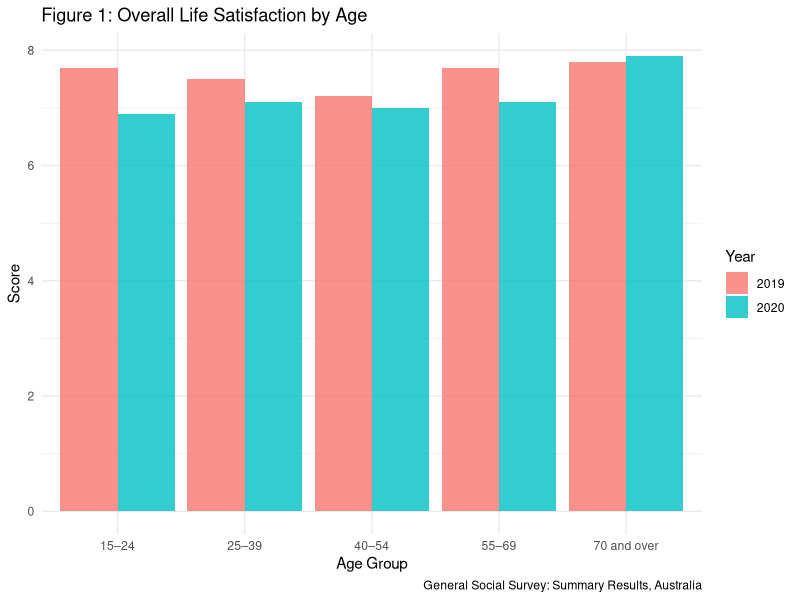
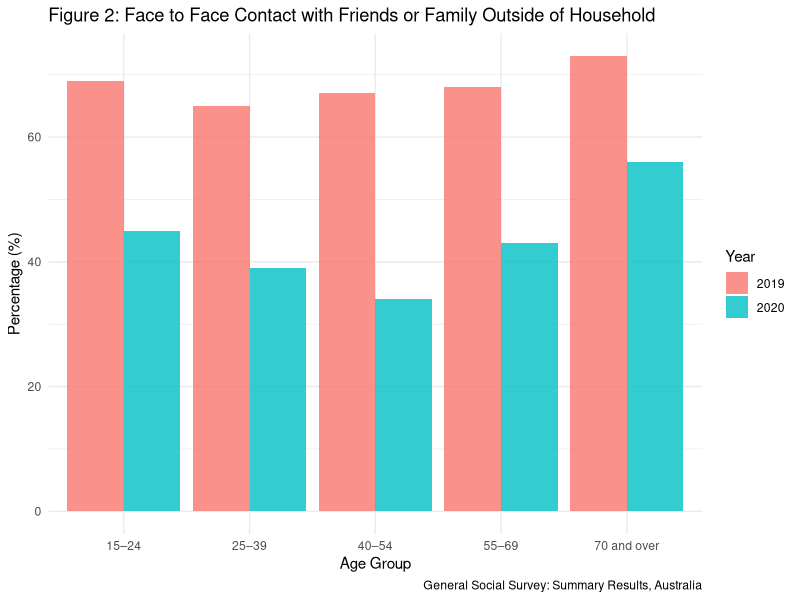
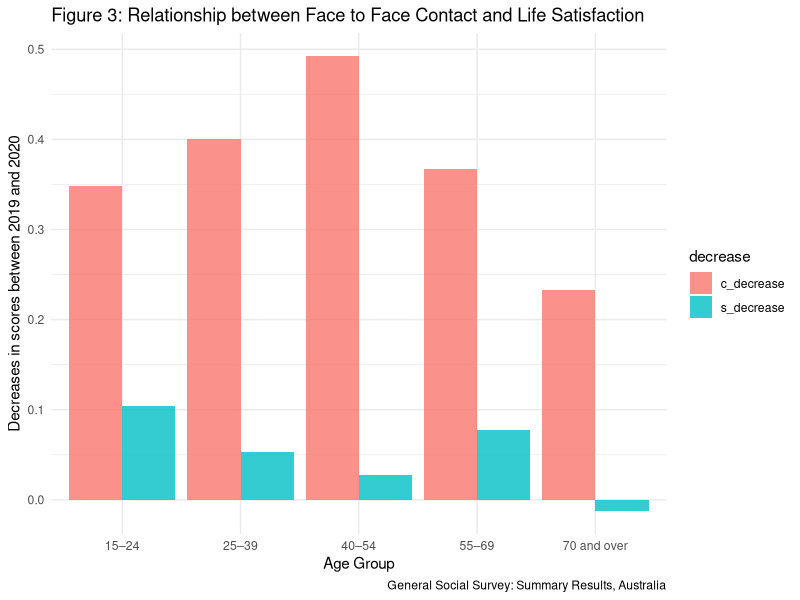

Reproduce these figures in R, in order. (Note: this script raises an error after producing the figures.)
#Set Up
library(tidyverse)
library(knitr)
library(dplyr)

#Overall Life Satisfaction Table - Data Section
satisfaction <- read_csv(file = "Graph 1_ Overall life satisfaction by Age, 2014 - 2020.csv")
satisfaction <- data.frame(satisfaction)
satisfaction <- subset(satisfaction, select = c(1, 3, 4))
satisfaction <- satisfaction[c(2, 3, 4, 5, 6), ]
colnames(satisfaction) <- c('Age Group', '2019', '2020')

g1 <- 
  satisfaction |>
  gather(Year, Score, 2:3)

#Face to Face Contact Table - Data Section
contact <- read_csv(file = "Graph 4_ Face to face contact with family or friends living outside their household by Age, 2019 and 2020.csv")
contact <- data.frame(contact)
contact <- subset(contact, select = c(1, 2, 3))
contact <- contact[c(2, 3, 4, 5, 6), ]
colnames(contact) <- c('Age Group', '2019', '2020')

g2 <- 
  contact |>
  gather(Year, Percentage, 2:3)

#Visualization of Tables 1 and 2
satisfaction |>
  select(`Age Group`, `2019`, `2020`) |>
  slice(1:5) |>
  kable(
    caption = "Overall Life Satisfaction by Age", 
    col.names = c("Age Group", "2019 Score", "2020 Score"),
    digits = 1,
    booktabs = TRUE, 
    linesep = ""
  )
contact |>
  select(`Age Group`, `2019`, `2020`) |>
  slice(1:5) |>
  kable(
    caption = "Face to Face Contact with Family or Friends Outside of Their Household", 
    col.names = c("Age Group", "2019 (%)", "2020 (%)"),
    digits = 1,
    booktabs = TRUE, 
    linesep = ""
  )

#Visualization of Graphs 1 and 2
g1 |> 
  ggplot(aes(x = `Age Group`, y = as.numeric(Score), group = Year, fill = Year)) +
  geom_col(position = "dodge", alpha = 0.8) +
  theme_minimal() + 
  labs(x = "Age Group", y = "Score", title = "Figure 1: Overall Life Satisfaction by Age", caption = "General Social Survey: Summary Results, Australia")


g2 |> 
  ggplot(aes(x = `Age Group`, y = as.numeric(Percentage), group = Year, fill = Year)) +
  geom_col(position = "dodge", alpha = 0.8) +
  theme_minimal() + 
  labs(x = "Age Group", y = "Percentage (%)", title = "Figure 2: Face to Face Contact with Friends or Family Outside of Household", caption = "General Social Survey: Summary Results, Australia")

#Combined Table of the two - Result Section
change <- merge(satisfaction, contact, by = "Age Group")

change <- 
  change |>
  select(`Age Group`, `2019.x`, `2020.x`, `2019.y`, `2020.y`) |>
  mutate(s_decrease = (as.numeric(`2019.x`) - as.numeric(`2020.x`))/as.numeric(`2019.x`), c_decrease = (as.numeric(`2019.y`) - as.numeric(`2020.y`))/as.numeric(`2019.y`))
colnames(change) <- c("Age Group", "s_2019", "s_2020", "c_2019", "c_2020", "s_decrease", "c_decrease")

g3 <- 
  change |>
  gather(decrease, Percentage, 6:7)

#Visualization of the table 3
change <- 
  change |> 
  select(`Age Group`, s_decrease, c_decrease) |>
  mutate(s_decrease = as.numeric(s_decrease)*100, c_decrease = as.numeric(c_decrease) * 100)

change |>
  select(`Age Group`, "s_decrease", "c_decrease") |>
  slice(1:5) |>
  kable(
    caption = "Percentage Decrease in Satisfaction Score and Face to Face Contact between 2019 and 2020", 
    col.names = c("Age Group", "Satifaction (%)", "Contact (%)"),
    digits = 1,
    booktabs = TRUE, 
    linesep = ""
  )
#Visualization of the graph 3
g3 |> 
  ggplot(aes(x = `Age Group`, y = as.numeric(Percentage), group = `decrease`, fill = `decrease`)) +
  geom_col(position = "dodge", alpha = 0.8) +
  theme_minimal() + 
  labs(x = "Age Group", y = "Decreases in scores between 2019 and 2020", title = "Figure 3: Relationship between Face to Face Contact and Life Satisfaction", caption = "General Social Survey: Summary Results, Australia")

#Demographics Table
demographics <- read_csv(file = "GSS_Table1.csv")
demographics <- data.frame(demographics)
demographics <- subset(demographics, select = c(1, 2, 3, 4, 6, 7, 8))
demographics <- demographics[c(95:99), ]
colnames(demographics) <- c('Age Group', '2019_Male', '2019_Female', '2019_Total', '2020_Male', '2020_Female', '2020_Total')
demographics <- 
  demographics |>
  select(`Age Group`, `2019_Male`, `2019_Female`, `2019_Total`, `2020_Male`, `2020_Female`, `2020_Total`) |>
  mutate(`2019_Total` = gsub(",", "", `2019_Total`)) |>
  mutate(`2019_Male` = gsub(",", "", `2019_Male`)) |>
  mutate(`2019_Female` = gsub(",", "", `2019_Female`)) |>
  mutate(`2020_Total` = gsub(",", "", `2020_Total`)) |>
  mutate(`2020_Male` = gsub(",", "", `2020_Male`)) |>
  mutate(`2020_Female` = gsub(",", "", `2020_Female`)) |>
  mutate(`2019_Other` = as.numeric(`2019_Total`) - as.numeric(`2019_Male`) - as.numeric(`2019_Female`)) |> 
  mutate(`2020_Other` = as.numeric(`2020_Total`) - as.numeric(`2020_Male`) - as.numeric(`2020_Female`))

demographics$`2019_Male` <- as.integer(demographics$`2019_Male`)
demographics$`2019_Female` <- as.integer(demographics$`2019_Female`)
demographics$`2019_Other` <- as.integer(demographics$`2019_Other`)
demographics$`2019_Total` <- as.integer(demographics$`2019_Total`)
demographics$`2020_Male` <- as.integer(demographics$`2020_Male`)
demographics$`2020_Female` <- as.integer(demographics$`2020_Female`)
demographics$`2020_Other` <- as.integer(demographics$`2020_Other`)
demographics$`2020_Total` <- as.integer(demographics$`2020_Total`)

#Visualization of Table 4
demographics |>
  select(`Age Group`, `2019_Male`, `2019_Female`,  `2019_Other`, `2019_Total`, `2020_Male`, `2020_Female`, `2020_Other`, `2020_Total`) |>
  slice(1:5) |>
  kable(
    caption = "Demographics of the Survey Respondents", 
    col.names = c("Age Group", "Male", "Female", "Other", "Total", "Male", "Female", "Other", "Total"),
    digits = 1,
    booktabs = TRUE, 
    linesep = ""
  ) |>  
  add_header_above(c(" " = 1, "2019" = 4, "2020" = 4))

#Visualization of Graphs 4 and 5 (Age and Gender Distribution) - Data Section
age <- 
  demographics |>
  select(`Age Group`, `2019_Total`, `2020_Total`) |>
  gather(Total, Count, 2:3)

age |> 
  ggplot(aes(x = `Age Group`, y = Count, group = Total, fill = Total)) +
  geom_col(position = "dodge", alpha = 0.8) +
  theme_minimal() + 
  labs(x = "Age Group", title = "Figure 4: Survey Respondent's Age", caption = "General Social Survey: Summary Results, Australia") + scale_fill_discrete(labels = c("2019", "2020"))

gender <- 
  demographics |>
  select(`2019_Male`, `2019_Female`, `2019_Other`, `2020_Male`, `2020_Female`, `2020_Other`) |>
  gather(Gender, Count, 1:6)

gender <- 
  gender |>
  select(Gender, Count) |>
  mutate(Year = 
           case_when(Gender == "2019_Male" ~ "2019", 
                     Gender == "2019_Female" ~ "2019",
                     Gender == "2019_Other" ~ "2019",
                     Gender == "2020_Male" ~ "2020", 
                     Gender == "2020_Female" ~ "2020", 
                     Gender == "2020_Other" ~ "2020")) |>
  mutate(Gender = 
           case_when(Gender == "2019_Male" ~ "Male", 
                     Gender == "2019_Female" ~ "Female",
                     Gender == "2019_Other" ~ "Other",
                     Gender == "2020_Male" ~ "Male", 
                     Gender == "2020_Female" ~ "Female",
                     Gender == "2020_Other" ~ "Other"))

gender |> 
  ggplot(aes(x = Gender, y = Count, group = Year, fill = Year)) +
  geom_col(position = "dodge", alpha = 0.8) +
  theme_minimal() + 
  labs(x = "Gender", title = "Figure 5: Survey Respondent's Gender Distribution", caption = "General Social Survey: Summary Results, Australia") + scale_fill_discrete(labels = c("2019", "2020"))



